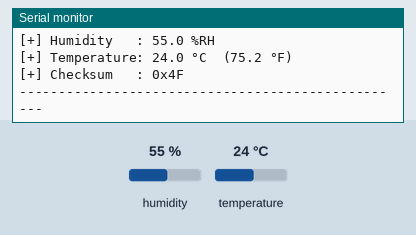
This sketch was run on a simulated Arduino Uno, built with avr-gcc and run on an emulated ATmega328P. Parts: the last lines printed to the serial monitor. Wiring (inferred from the names in the program): DHT11 sensor: data pin 2. Inputs (shaded band) come from the test bench; at power-on: humidity 55 %, temperature 24 °C.

Above: at 2.2 s.
2.3 s: humidity set to 22 %
At 5.5 s:
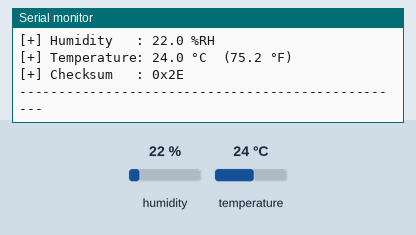
7.5 s: temperature set to 12 °C
At 8.5 s:
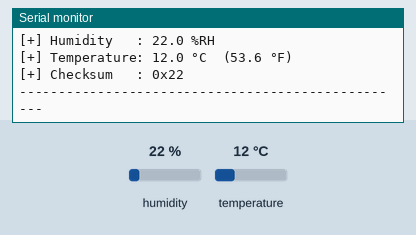
11.5 s: temperature set to 4 °C
At 12.8 s:
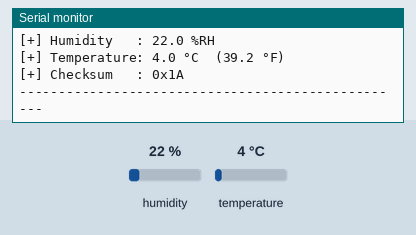
15.5 s: humidity set to 40 %
At 17.0 s:
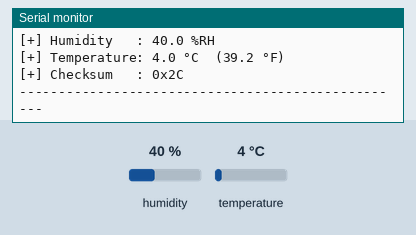
19.5 s: temperature set to 19 °C
At 21.3 s:
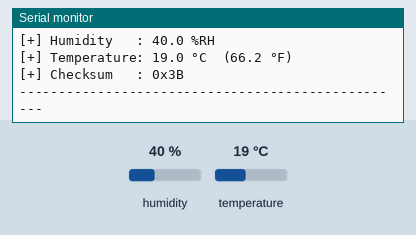
Timing chart, 0 to 22.8 s (numbered marks = the images above; inputs shaded):
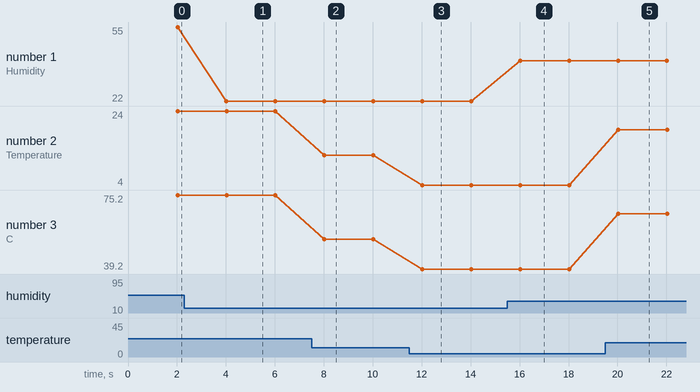

Measured:
- after the input at 2.3 s, the serial monitor: prints a new line after 1.7 s (image 1)
- after the input at 7.5 s, the serial monitor: prints a new line after 0.52 s (image 2)
- after the input at 11.5 s, the serial monitor: prints a new line after 0.52 s (image 3)
- after the input at 15.5 s, the serial monitor: prints a new line after 0.52 s (image 4)
- after the input at 19.5 s, the serial monitor: prints a new line after 0.52 s (image 5)
- plotted number 1: 55 → 22 after the input at 2.3 s, 22 → 40 after the input at 15.5 s
- plotted number 2: 24 → 12 after the input at 7.5 s, 12 → 4 after the input at 11.5 s, 4 → 19 after the input at 19.5 s
- plotted number 3: 75.2 → 53.6 after the input at 7.5 s, 53.6 → 39.2 after the input at 11.5 s, 39.2 → 66.2 after the input at 19.5 s

The sketch:

ky015_dht11.ino
```cpp
// (licence header left out)
#define DHT11_PIN 2

struct DHT11_Data {
  uint8_t humidity_int;
  uint8_t humidity_dec;
  uint8_t temp_int;
  uint8_t temp_dec;
  uint8_t checksum;
  bool valid;
};

// Standalone DHT11 bit-bang reader (no external library dependencies)
DHT11_Data readDHT11(uint8_t pin) {
  DHT11_Data result = {0, 0, 0, 0, 0, false};
  uint8_t data[5] = {0, 0, 0, 0, 0};

  // 1. Send Start Signal: Pull LOW for 18ms, then HIGH for 30us
  pinMode(pin, OUTPUT);
  digitalWrite(pin, LOW);
  delay(18);
  digitalWrite(pin, HIGH);
  delayMicroseconds(30);
  pinMode(pin, INPUT_PULLUP);

  // 2. Wait for DHT11 Response (LOW ~80us, then HIGH ~80us)
  uint32_t timeout = micros();
  while (digitalRead(pin) == HIGH) {
    if (micros() - timeout > 100) return result;
  }

  timeout = micros();
  while (digitalRead(pin) == LOW) {
    if (micros() - timeout > 100) return result;
  }

  timeout = micros();
  while (digitalRead(pin) == HIGH) {
    if (micros() - timeout > 100) return result;
  }

  // 3. Read 40 Bits (5 Bytes)
  for (int i = 0; i < 40; i++) {
    // Wait for bit start (LOW pulse ~50us)
    timeout = micros();
    while (digitalRead(pin) == LOW) {
      if (micros() - timeout > 100) return result;
    }

    // Measure HIGH pulse duration
    uint32_t t_start = micros();
    while (digitalRead(pin) == HIGH) {
      if (micros() - t_start > 150) return result;
    }
    uint32_t high_duration = micros() - t_start;

    // Pulse > 40us indicates bit '1', otherwise bit '0'
    uint8_t byte_idx = i / 8;
    data[byte_idx] <<= 1;
    if (high_duration > 40) {
      data[byte_idx] |= 1;
    }
  }

  // 4. Verify Checksum
  uint8_t sum = data[0] + data[1] + data[2] + data[3];
  if (sum == data[4] && (data[0] != 0 || data[2] != 0)) {
    result.humidity_int = data[0];
    result.humidity_dec = data[1];
    result.temp_int     = data[2];
    result.temp_dec     = data[3];
    result.checksum     = data[4];
    result.valid        = true;
  }

  return result;
}

void setup() {
  Serial.begin(115200);
  while (!Serial);

  delay(1000);
  Serial.println(F("=================================================="));
  Serial.println(F("  KY-015 / DHT11 Temperature & Humidity Reader    "));
  Serial.println(F("  Hardware: 'Blue Block' Sensor Module            "));
  Serial.println(F("=================================================="));
  Serial.println(F("Pin Connection: Signal -> Digital Pin 2 | VCC -> 5V | GND -> GND\n"));
}

void loop() {
  static unsigned long last_read = 0;

  // DHT11 requires at least 1-2 seconds between sampling cycles
  if (millis() - last_read >= 2000) {
    last_read = millis();

    DHT11_Data sensor = readDHT11(DHT11_PIN);

    if (sensor.valid) {
      float temp_c = sensor.temp_int + (sensor.temp_dec * 0.1f);
      float temp_f = (temp_c * 1.8f) + 32.0f;
      float humidity = sensor.humidity_int + (sensor.humidity_dec * 0.1f);

      Serial.print(F("[+] Humidity   : "));
      Serial.print(humidity, 1);
      Serial.println(F(" %RH"));

      Serial.print(F("[+] Temperature: "));
      Serial.print(temp_c, 1);
      Serial.print(F(" °C  ("));
      Serial.print(temp_f, 1);
      Serial.println(F(" °F)"));

      Serial.print(F("[+] Checksum   : 0x"));
      Serial.println(sensor.checksum, HEX);
      Serial.println(F("--------------------------------------------------"));
    } else {
      Serial.println(F("[!] Warning: Sensor read timeout or checksum error. Retrying..."));
    }
  }
}

// <!-- file sketches/ky015_dht11/ky015_dht11.ino ends -->
```
